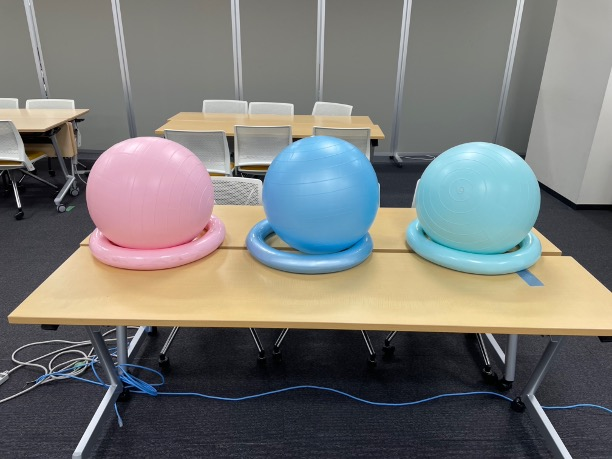
#> input picture ball.jpg, 612 x 459 px, found by its file name
$ python img_blur.py
#> lines starting #> are read from the running program, lines starting #| are printed output that depends on the picture
import cv2

def main():
    # 画像読み込み
    img = cv2.imread("./ball.jpg")
#> img is the input picture: shape (459, 612, 3); mean B, G, R 116.6, 119.4, 119.3

    # カーネルサイズ
    ksize1 = 5  # 例：5x5
    ksize2 = 20  # 例：20x20

    # 移動平均フィルタ
    blur1 = cv2.blur(img, (ksize1, ksize1))
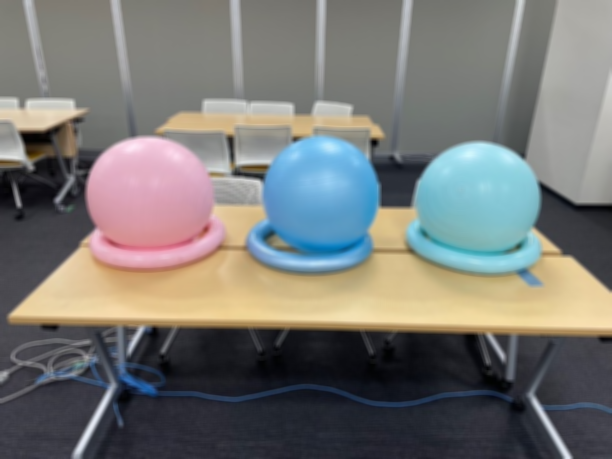
#> blur1: shape (459, 612, 3); mean B, G, R 116.6, 119.4, 119.3
    blur2 = cv2.blur(img, (ksize2, ksize2))
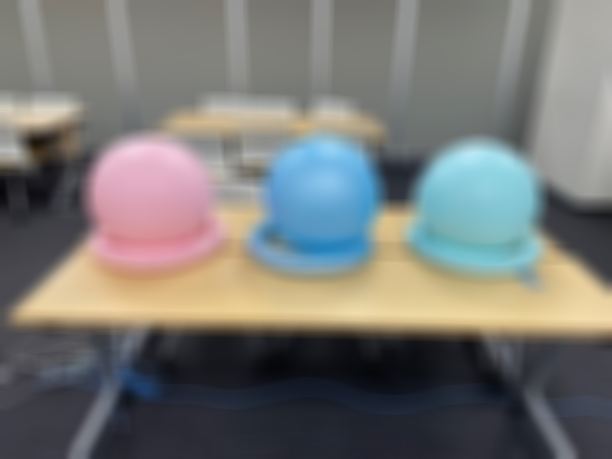
#> blur2: shape (459, 612, 3); mean B, G, R 116.6, 119.5, 119.4

    # 表示
    cv2.imshow("Original", img)
    cv2.imshow("Blur1", blur1)
    cv2.imshow("Blur2", blur2)

    cv2.waitKey(0)
    cv2.destroyAllWindows()

if __name__ == '__main__':
    main()

$ run again, with book4.jpg copied over ball.jpg
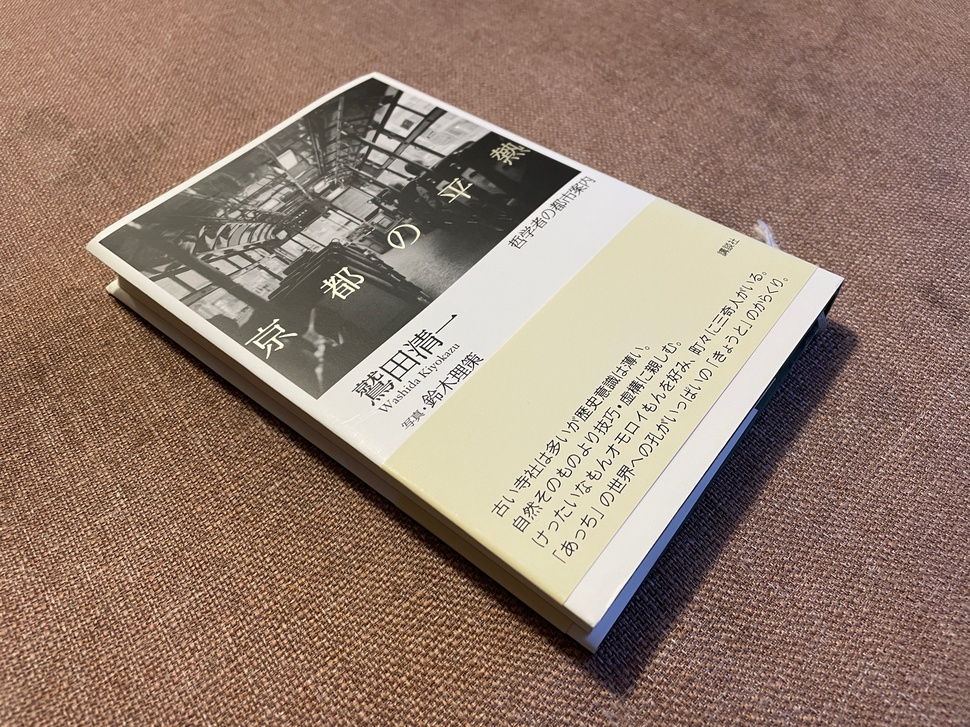
#> input picture book4.jpg, 970 x 727 px, shrunk from 2016 x 1512 before the run, found by its file name
#> in main, img is the input picture: shape (727, 970, 3); mean B, G, R 111.8, 126.2, 149.4
#> in main, `blur1 = cv2.blur(img, (ksize1, ksize1))`:
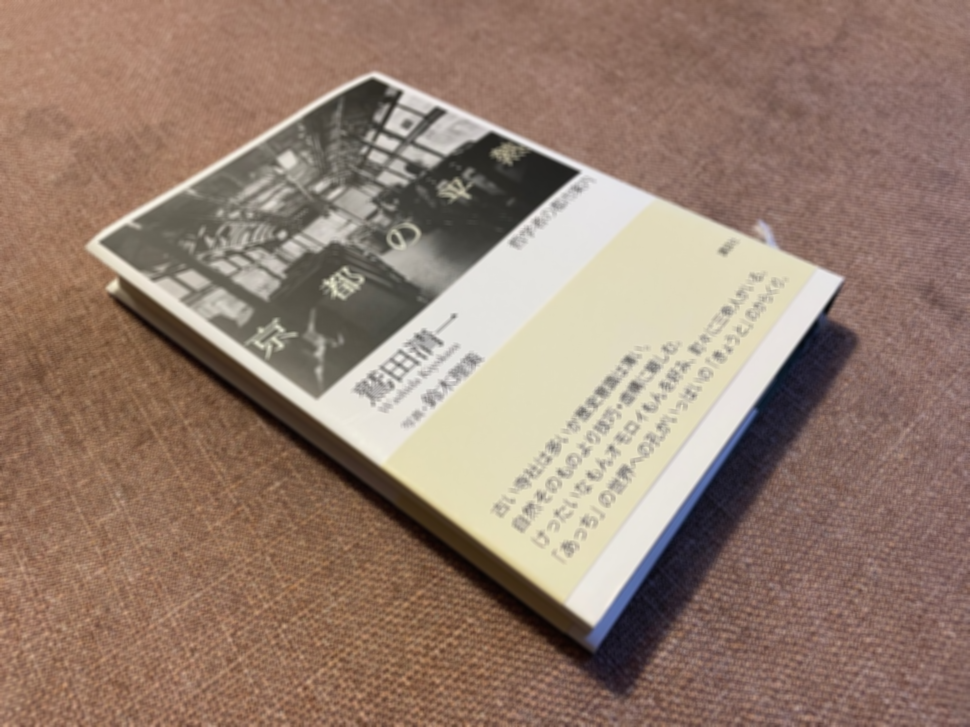
#> blur1: shape (727, 970, 3); mean B, G, R 111.8, 126.2, 149.4
#> in main, `blur2 = cv2.blur(img, (ksize2, ksize2))`:
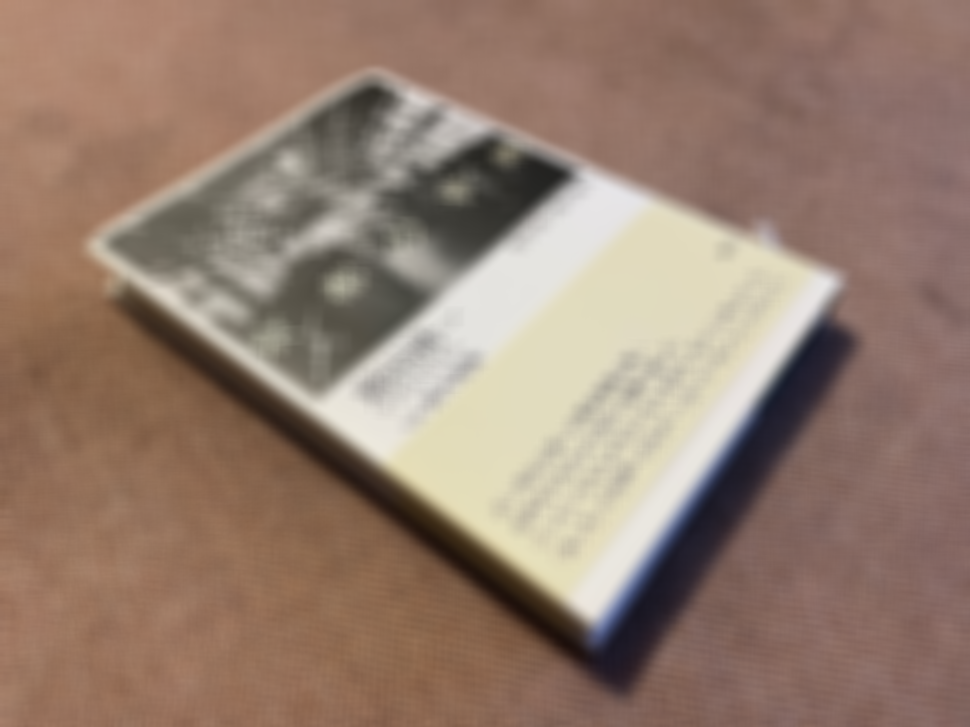
#> blur2: shape (727, 970, 3); mean B, G, R 111.8, 126.2, 149.4
